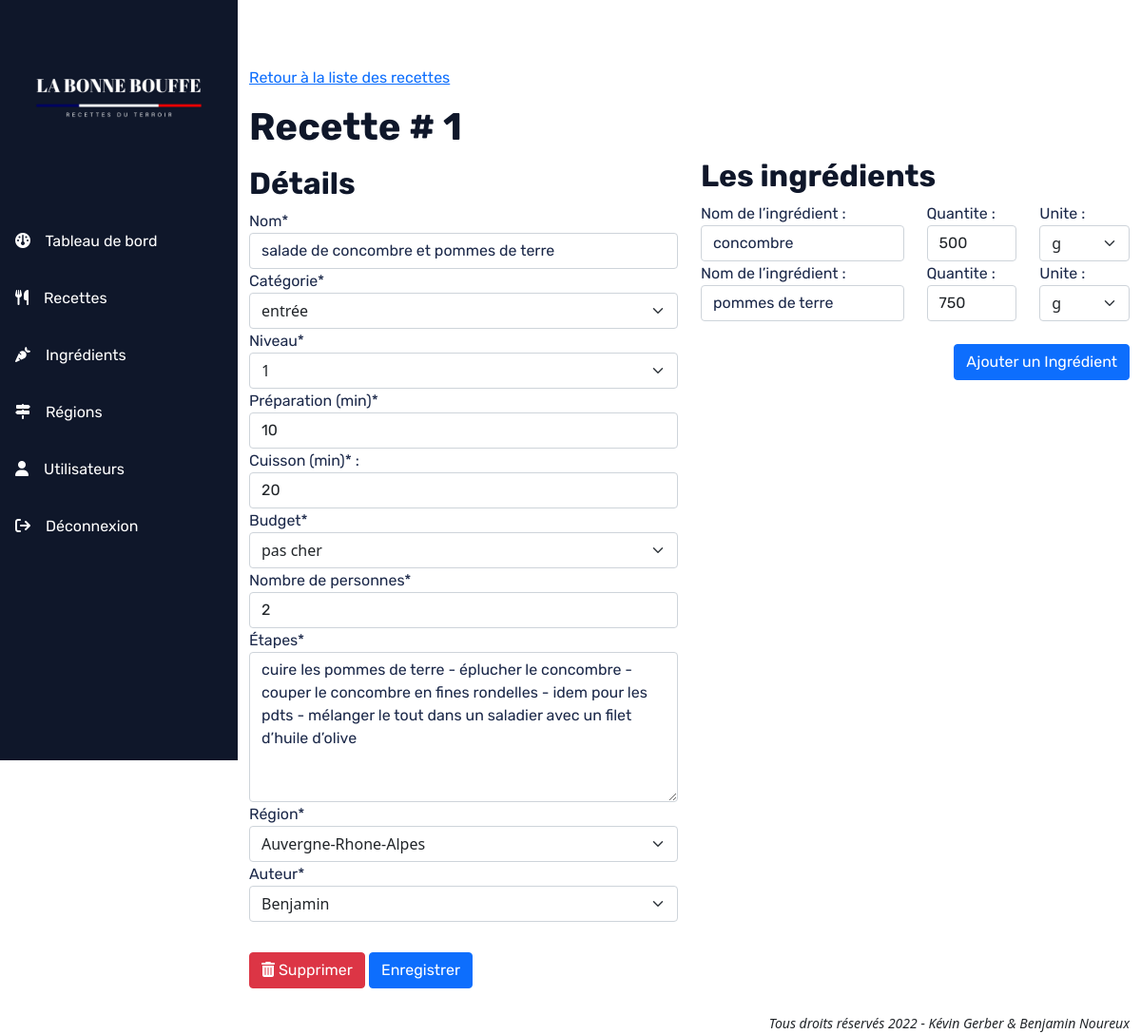
The app's page /index.php?p=recette&action=edit&id=1 (signed in) with its own data.
### tables this page shows
CREATE TABLE `Recette` (
  `id` int NOT NULL,
  `nom` varchar(255) NOT NULL,
  `categorie` enum('entrée','plat','dessert') NOT NULL,
  `niveau` enum('1','2','3') NOT NULL,
  `tpsPrepa` int NOT NULL,
  `tpsCuisson` int NOT NULL,
  `budget` enum('pas cher','moyen','cher') NOT NULL,
  `nbPers` int NOT NULL,
  `etapes` text NOT NULL,
  `utilisateurID` int NOT NULL,
  `regionID` int NOT NULL
);

CREATE TABLE `Region` (
  `id` int NOT NULL,
  `nom` varchar(50) NOT NULL
);

CREATE TABLE `Utilisateur` (
  `id` int NOT NULL,
  `email` varchar(255) NOT NULL,
  `mdp` varchar(255) NOT NULL,
  `nom` varchar(255) NOT NULL,
  `role` enum('admin') NOT NULL
);

CREATE TABLE `composition` (
  `id_ingredient` int NOT NULL,
  `id_recette` int NOT NULL,
  `quantite` int NOT NULL
);

CREATE TABLE `Ingredient` (
  `id` int NOT NULL,
  `nom` varchar(50) NOT NULL,
  `uniteMesure` enum('g','kg','cl','l','cac','cas','pincée') NOT NULL
);

### src/controller/RecetteController.php (called while the page is built, shortened)
<?php
require_once './src/model/manager/RecetteManager.php';
require_once './src/model/manager/IngredientManager.php';
class RecetteController
{
    public static function edit(string $id): void
    {
        $recetteManager = new RecetteManager();
        $utilisateurManager = new UtilisateurManager();
        $regionManager = new RegionManager();
        $recette = $recetteManager->getWithIngredients(intval($id));
        $ingredients = $recette->getIngredients();
        $region = $regionManager->getOne($recette->getRegionID(), 'Region');
        $utilisateur = $utilisateurManager->getOne($recette->getUtilisateurID(), 'Utilisateur');
        require_once './src/view/recettes/edit-recette.php';
    }
}

### src/model/manager/EntityManager.php (called while the page is built, shortened)
<?php
require_once './src/model/entity/Ingredient.php';
require_once './src/model/entity/Recette.php';
require_once './src/model/entity/Region.php';
require_once './src/model/entity/Utilisateur.php';
class EntityManager
{
    public function getOne(int $id, string $entityName)
    {
        $bdd = DbManager::DBConnect();
        $sql = 'SELECT * FROM ' . htmlentities($entityName) . ' WHERE id = ' . htmlentities($id);
        $requete = $bdd->query($sql);
        $requete->setFetchMode(PDO::FETCH_CLASS, $entityName);
        $entity = $requete->fetch();
        return $entity;
    }
}

### src/model/manager/RecetteManager.php (called while the page is built, shortened)
<?php
require_once './src/model/manager/EntityManager.php';
require_once './src/model/manager/IngredientManager.php';
require_once './src/model/entity/Recette.php';
class RecetteManager extends EntityManager
{
    public function getWithIngredients(string $id)
    {
        $ingredientManager = new IngredientManager();
        $recette = $this->getOne($id, 'Recette');
        $ingredientsInRecipe = $ingredientManager->getAllByRecipe($id);
        $recette->setIngredients($ingredientsInRecipe);
        return $recette;
    }
}

### src/model/manager/IngredientManager.php (called while the page is built, shortened)
<?php
require_once './src/model/manager/EntityManager.php';
require_once './src/model/entity/Ingredient.php';
class IngredientManager extends EntityManager
{
    public function getAllByRecipe(int $recipeId): iterable
    {
        $bdd = DbManager::DBConnect();
        $requete = $bdd->prepare('SELECT i.id as id, i.nom as nom, i.uniteMesure as uniteMesure, c.quantite as quantite
                                        FROM Ingredient i
                                        JOIN composition c ON i.id = c.id_ingredient
                                        JOIN Recette r ON c.id_recette = r.id
                                        WHERE r.id = :id;
        ');
        $requete->bindValue(':id', $recipeId);
        $requete->execute();
        $ingredients = [];
        while ($donnees = $requete->fetch(PDO::FETCH_ASSOC)) {
            $ingredient = new Ingredient($donnees);
            $ingredients[] = [$ingredient, $donnees['quantite']];
        }
        return $ingredients;
    }
}

### src/model/entity/Ingredient.php (called while the page is built, shortened)
<?php
class Ingredient extends Entity
{
    protected string $nom;
    protected string $uniteMesure;
    public function __construct(array $donnees = null)
    {
        if ($donnees !== null) {
            foreach ($donnees as $key => $value) {
                $method = 'set' . ucfirst($key);
            }
        }
    }
    public function getNom(): string
    {
        return $this->nom;
    }
    public function setNom(string $nom): void
    {
        $this->nom = $nom;
    }
    public function getUniteMesure(): string
    {
        return $this->uniteMesure;
    }
    public function setUniteMesure(string $uniteMesure): void
    {
        $this->uniteMesure = $uniteMesure;
    }
}

### src/model/entity/Recette.php (called while the page is built, shortened)
<?php
class Recette extends Entity
{
    protected int $id;
    protected string $nom;
    protected string $categorie;
    protected int $niveau;
    protected int $tpsPrepa;
    protected int $tpsCuisson;
    protected string $budget;
    protected int $nbPers;
    protected string $etapes;
    protected $ingredients = array();
    public function getId(): int
    {
        return $this->id;
    }
    public function getNom(): string
    {
        return $this->nom;
    }
    public function getCategorie(): string
    {
        return $this->categorie;
    }
    public function getNiveau(): int
    {
        return $this->niveau;
    }
    public function getTpsPrepa(): int
    {
        return $this->tpsPrepa;
    }
    public function getTpsCuisson(): int
    {
        return $this->tpsCuisson;
    }
    public function getBudget(): string
    {
        return $this->budget;
    }
    public function getNbPers(): int
    {
        return $this->nbPers;
    }
    public function getEtapes(): string
    {
        return $this->etapes;
    }
    public function getIngredients(): array
    {
        return $this->ingredients;
    }
    public function setIngredients(array $ingredients): void
    {
        $this->ingredients = $ingredients;
    }
}

### src/model/entity/Region.php (called while the page is built, shortened)
<?php
class Region extends Entity
{
    protected string $nom;
    public function getNom(): string
    {
        return $this->nom;
    }
}

### src/model/entity/Utilisateur.php (called while the page is built, shortened)
<?php
class Utilisateur extends Entity
{
    protected string $nom;
    public function getNom(): string
    {
        return $this->nom;
    }
}

### src/view/recettes/edit-recette.php (the view, shortened to what this page needs)
<main>
    <div class="container">
        <div class="row">
            <div class="col">
                <p><a href="./index.php?p=recette">Retour à la liste des recettes</a></p>
                <h1>Recette # <?= $recette->getId(); ?> </h1>
            </div>
        </div>
    </div>
    <div class="container">
        <div class="row">
            <div class="col">
                <form action="./index.php?p=recette&action=edit&id=<?= $recette->getId(); ?>" method="post" class="row">
                    <div class="form-group mt-2 col-12 col-lg-6 mb-2">
                        <h2>Détails</h2>
                        <label for="nom">Nom*</label>
                        <input required type="text" name="nom" class="form-control" value="<?= $recette->getNom(); ?>">
                        <label for="categorie">Catégorie*</label>
                        <select id="categorie" name="categorie" class="form-select">
                            <option><?= $recette->getCategorie(); ?></option>
                        </select>
                        <label for="niveau">Niveau*</label>
                        <select id="niveau" name="niveau" class="form-select">
                            <option><?= $recette->getNiveau(); ?></option>
                        </select>
                        <label for="tpsPrepa">Préparation (min)*</label>
                        <input required type="number" min="0" max="1440" name="tpsPrepa" class="form-control"
                               value="<?= $recette->getTpsPrepa(); ?>">
                        <label for="tpsCuisson">Cuisson (min)* :</label>
                        <input required type="number" min="0" max="1440" name="tpsCuisson" class="form-control"
                               value="<?= $recette->getTpsCuisson(); ?>">
                        <label for="budget">Budget*</label>
                        <select id="budget" name="budget" class="form-select">
                            <option><?= $recette->getBudget(); ?></option>
                        </select>
                        <label for="nbPers">Nombre de personnes*</label>
                        <input required type="number" min="1" max="20" name="nbPers" class="form-control"
                               value="<?= $recette->getNbPers(); ?>">
                        <label for="etapes">Étapes*</label>
                        <textarea required class="form-control" name="etapes"
                                  rows="6"><?= $recette->getEtapes(); ?></textarea>
                        <label for="region">Région*</label>
                        <select id="region" name="region" class="form-select">
                            <option><?= $region->getNom(); ?></option>
                        </select>
                        <label for="auteur">Auteur*</label>
                        <select id="auteur" name="auteur" class="form-select">
                            <option><?= $utilisateur->getNom(); ?></option>
                        </select>
                    </div>
                    <div class="col-12 col-lg-6">
                        <h2>Les ingrédients</h2>
                        <?php
                        $count = 0;
                        foreach ($ingredients as $ingredient):
                            ?>
                            <div class="row editIngredient">
                                <div class="col-6">
                                    <label for="ingredient[][nom]">Nom de l’ingrédient :</label>
                                    <input required type="text" name="ingredient[<?=$count?>][nom]" class="form-control"
                                           value="<?= $ingredient[0]->getNom(); ?>">
                                </div>
                                <div class="col-3">
                                    <label for="ingredient[".$count."][quantite]">Quantite :</label>
                                    <input required type="number" min="1" max="999" name="ingredient[<?=$count?>][quantite]"
                                           class="form-control" value="<?= $ingredient[1]; ?>">
                                </div>
                                <div class="col-3">
                                    <label for="ingredient[][uniteMesure]">Unite :</label>
                                    <select id="uniteMesure" name="ingredient[<?=$count?>][uniteMesure]" class="form-select">
                                        <option><?= $ingredient[0]->getUniteMesure(); ?></option>
                                    </select>
                                </div>
                            </div>
                        <?php
                            $count++;
                            endforeach;
                        ?>
                        <div class="row">
                            <div class="col text-end mt-4">
                                <a id="addNewIngredient" class="btn btn-primary">Ajouter un Ingrédient</a>
                            </div>
                        </div>
                    </div>
                    <div class="form-group mt-4">
                        <a class="btn btn-danger"
                           href='./index.php?p=recette&action=delete&id=<?= $recette->getId(); ?>'><i
                                    class="fa-solid fa-trash-can"></i> Supprimer</a>
                        <input class="btn btn-primary" type="submit" value="Enregistrer">
                    </div>
                </form>
            </div>
        </div>
    </div>
</main>

### public/css/style.css (style rules this page uses)
:root { --bg-dark: #0f172a; --title-dark: #0f172a; --text-light: #fefefe; --text-dark: #1C294A; }
body { display: grid; grid-template: "menu content" "menu content" "menu footer"; grid-template-columns: 250px 1fr; }
main { grid-area: content; }
h1, h2, h3, h4, h5, h6 { font-family: 'Rubik', 'sans-serif'; font-weight: bold; color: var(--title-dark); }
p, a, table, input, textarea, label { font-family: 'Rubik', 'sans-serif'; }
p, td, th, textarea, label, input[type='text'], input[type='email'], input[type='password'] { color: var(--text-dark) !important; }
main { padding-top: 70px; min-height: 90vh; }

### records on screen
recette: id "1", nom "salade de concombre et pommes de terre", categorie "entrée", niveau "1", tpsPrepa "10", tpsCuisson "20", budget "pas cher", nbPers "2", etapes "cuire les pommes de terre - éplucher le concombre - couper le concombre en fines rondelles - idem pour les pdts - mélanger le tout dans un saladier avec un filet d’huile d’olive"
region: region "Auvergne-Rhone-Alpes"
utilisateur: auteur "Benjamin"
composition: id_ingredient.nom "concombre", value "500", id_ingredient.uniteMesure "g"
composition: id_ingredient.nom "pommes de terre", value "750", id_ingredient.uniteMesure "g"
